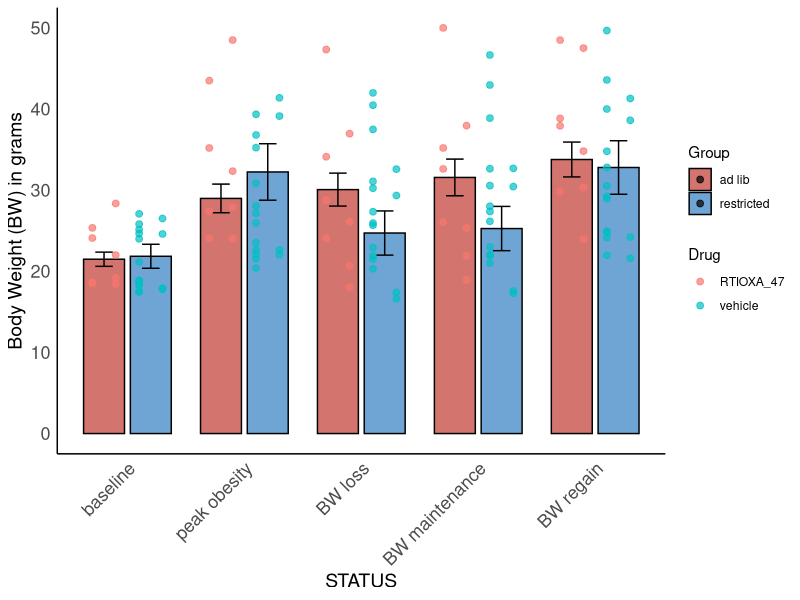
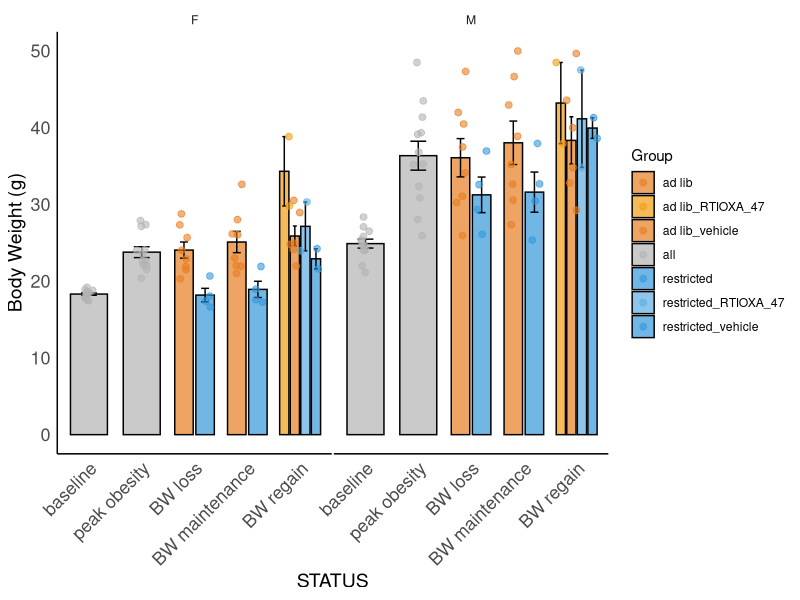

These figures' R source, in order:
# This script aims to explore changes in body weight in middle age C57 after different stages of feeding:
#1 from baseline to peak obesity,
#2:from peak of obesity to acute body weight loss
#3 from acute body weight loss to body weight maintenance
#4 from body weight maintenance to body weight gain after RTIOXA-47 injections

#libraries
library(dplyr) #to use pipe
library(ggplot2) #to graph
library(readr) #to read csv
library(tidyr)  # to use drop-na()
library(ggpubr)
library(purrr)
library(broom)
library(Hmisc)
library(lme4)
library(emmeans)

BW_data <- read_csv("../data/BW.csv") %>% 
  filter(COHORT == 2) %>% # Just C57 males and females
  group_by(ID) %>% 
  arrange(DATE) %>% 
  mutate(
    bw_rel = 100 * (BW - first(BW)) / first(BW),
    body_lag = (lag(BW) - BW),
    GROUP = case_when(
      ID %in% c(7860, 7862, 7864, 7867, 7868, 7869, 7870, 7871, 7873, 7875, 7876, 7879, 7880, 7881,
                7882, 7883) ~ "ad lib",
      ID %in% c(7861, 7863, 7865, 7866, 7872, 7874, 7877, 7878) ~ "restricted"
    ),
    DRUG = case_when(
      ID %in% c(7861, 7863, 7864, 7878, 7867, 7872, 7875, 7876, 7869, 7870, 7871, 7868, 7880, 7881, 7882, 7883) ~ "vehicle",
      ID %in% c(7862, 7865, 7873, 7874, 7877, 7866, 7879, 7860) ~ "RTIOXA_47"
    ),
    day_rel = DATE - first(DATE)
  ) %>%mutate(
    STATUS = case_when(
      day_rel == 0 ~ "baseline", 
      DATE == as.Date("2025-06-04") ~ "BW maintenance", 
      COMMENTS == "DAY_4_SABLE_AND_SAC" ~ "BW regain",
      day_rel == 234 ~ "BW loss",
     day_rel == 190 ~ "peak obesity",
      TRUE ~ NA_character_
    ) ) %>%
  filter(!is.na(STATUS)) 

# Make STATUS an ordered factor
BW_data <- BW_data %>%
  mutate(STATUS = factor(STATUS, 
                         levels = c("baseline", "peak obesity", "BW loss", 
                                    "BW maintenance", "BW regain")))


#format plot

scaleFill <- scale_fill_manual(values = c("#C03830FF", "#317EC2FF"))


format.plot <- theme(
  strip.background = element_blank(),
  panel.spacing.x = unit(0.1, "lines"),          
  panel.spacing.y = unit(1.5, "lines"),  
  axis.text = element_text(family = "Helvetica", size = 13),
  axis.title = element_text(family = "Helvetica", size = 14),
  
  # remove background grid lines only
  panel.grid.major = element_blank(),
  panel.grid.minor = element_blank(),
  
  # keep axis lines
  axis.line = element_line(color = "black")
)

plot <- BW_data %>%
  ggplot(aes(x = STATUS, y = BW, fill = GROUP)) +
  
  # mean bars
  stat_summary(
    fun = mean,
    geom = "col",
    position = position_dodge(width = 0.8),
    color = "black", width = 0.7, alpha = 0.7
  ) +
  
  # error bars (mean ± SE)
  stat_summary(
    fun.data = mean_se,
    geom = "errorbar",
    position = position_dodge(width = 0.8),
    width = 0.3
  ) +
 
  # individual data points
  geom_point(
    aes(color = DRUG),
    position = position_dodge(width = 0.8),
    alpha = 0.7, size = 2
  ) +
  
  scaleFill +
  theme_minimal() +
  labs(y = "Body Weight (BW) in grams", fill = "Group", color = "Drug") +
  format.plot +
  theme(
    axis.text.x = element_text(angle = 45, hjust = 1)
  )

plot

BW_plotdata <- BW_data %>%
  mutate(
    PlotGroup = case_when(
      STATUS %in% c("baseline", "peak obesity") ~ "all",          # collapse all
      STATUS %in% c("BW loss", "BW maintenance") ~ GROUP,         # separate by GROUP
      STATUS == "BW regain" ~ paste(GROUP, DRUG, sep = "_")       # GROUP × DRUG
    )
  )

# Define custom colors
custom_colors <- c(
  "all" = "gray70",
  "ad lib" = "#E67E22",              # orange
  "restricted" = "#3498DB",          # sky blue
  "ad lib_vehicle" = "#E67E22",      # darker orange
  "ad lib_RTIOXA_47" = "#F39C12",    # lighter orange
  "restricted_vehicle" = "#3498DB",  # darker blue
  "restricted_RTIOXA_47" = "#5DADE2" # lighter blue
)

plot <- BW_plotdata %>%
  ggplot(aes(x = STATUS, y = BW, fill = PlotGroup)) +
  
  stat_summary(fun = mean, geom = "col",
               position = position_dodge(width = 0.8),
               color = "black", width = 0.7, alpha = 0.7) +
  
  stat_summary(fun.data = mean_se, geom = "errorbar",
               position = position_dodge(width = 0.8),
               width = 0.3) +
  
  geom_point(aes(color = PlotGroup),
             position = position_jitterdodge(dodge.width = 0.8, jitter.width = 0.2),
             alpha = 0.6, size = 2) +
  
  scale_fill_manual(values = custom_colors) +
  scale_color_manual(values = custom_colors) +
  
  theme_minimal() +
  labs(y = "Body Weight (g)", fill = "Group", color = "Group") +
  theme(axis.text.x = element_text(angle = 45, hjust = 1))+
  facet_wrap(~SEX)+
  format.plot

plot

# Fit model
model <- lmer(BW ~ SEX* STATUS * GROUP * DRUG + (1|ID), data = BW_data)
summary(model)

# Save emmeans results
emmeans_results <- emmeans(model, pairwise ~ SEX*STATUS * GROUP, adjust = "tukey")

#to evaluate baseline ad lib - baseline restricted   p=1
# to evaluate peak obesity ad lib - peak obesity restricted p=0.99

# Convert to data frame
df_emm <- as.data.frame(emmeans_results$emmeans)   # estimated means
df_pairs <- as.data.frame(emmeans_results$contrasts)  # pairwise comparisons

# Print all rows
print(df_emm, n = Inf)
print(df_pairs, n = Inf)
# Keep only significant contrasts
df_sig <- df_pairs %>%
  filter(p.value <= 0.05)

# View the results
print(df_sig, n = Inf)
View(df_sig)
